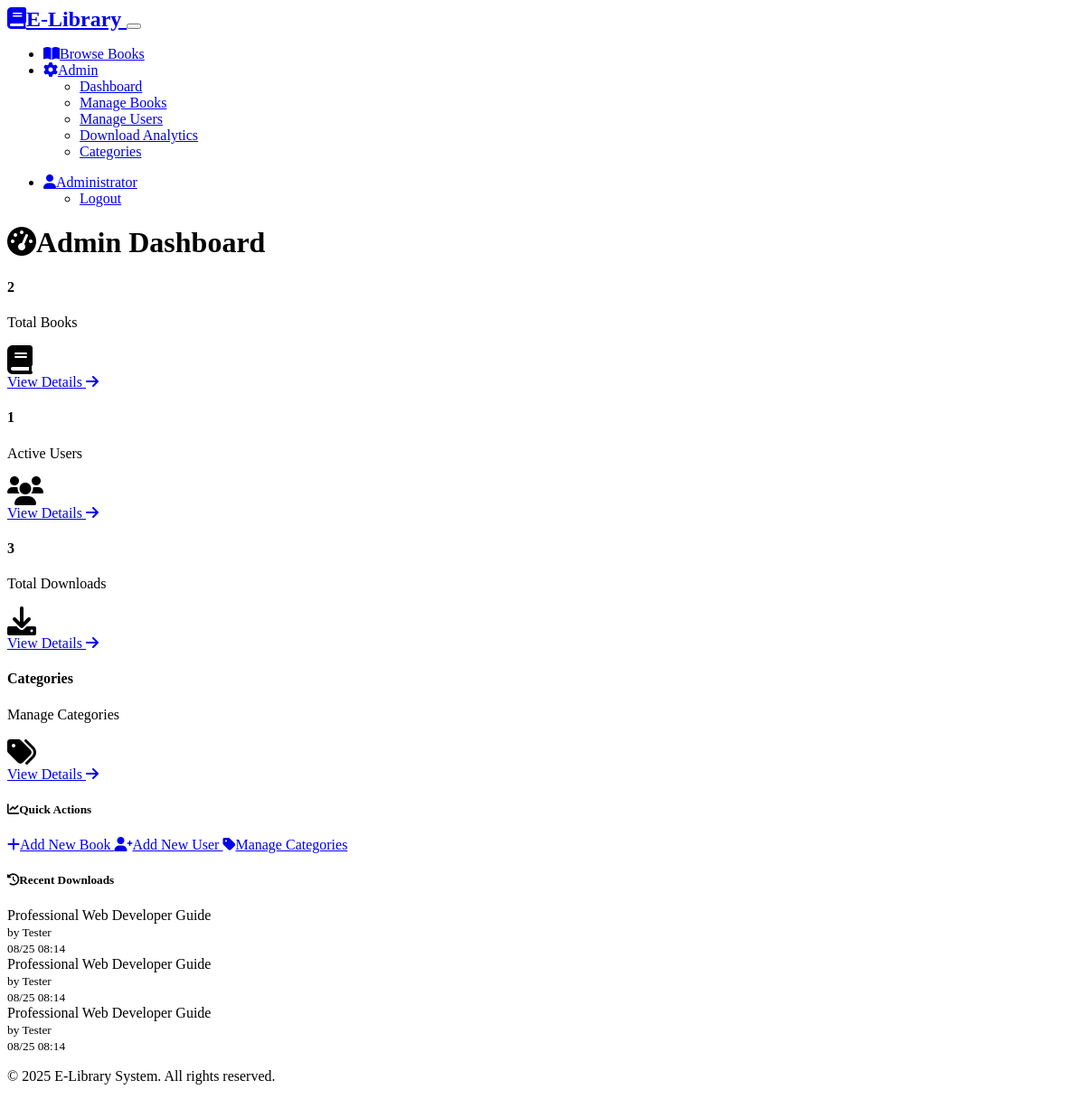
The page /admin (signed in) on the database its author committed.
### models.py (models this page shows, shortened)
class User(UserMixin, db.Model):
    __tablename__ = 'users'
    id = db.Column(db.Integer, primary_key=True)
    username = db.Column(db.String(80), unique=True, nullable=False)
    email = db.Column(db.String(120), unique=True, nullable=False)
    full_name = db.Column(db.String(200), nullable=False)
    password_hash = db.Column(db.String(256), nullable=False)
    is_admin = db.Column(db.Boolean, default=False, nullable=False)
    created_at = db.Column(db.DateTime, default=datetime.utcnow)
    last_login = db.Column(db.DateTime)
    uploads = db.relationship('Book', backref='uploader_user', lazy=True, foreign_keys='Book.uploaded_by')
    downloads = db.relationship('Download', backref='user', lazy=True)

class Download(db.Model):
    __tablename__ = 'downloads'
    id = db.Column(db.Integer, primary_key=True)
    downloaded_at = db.Column(db.DateTime, default=datetime.utcnow)
    ip_address = db.Column(db.String(45))  # IPv6 compatible
    user_id = db.Column(db.Integer, db.ForeignKey('users.id'), nullable=False)
    book_id = db.Column(db.Integer, db.ForeignKey('books.id'), nullable=False)

class Book(db.Model):
    __tablename__ = 'books'
    id = db.Column(db.Integer, primary_key=True)
    title = db.Column(db.String(200), nullable=False)
    author = db.Column(db.String(200), nullable=False)
    description = db.Column(db.Text)
    filename = db.Column(db.String(255), nullable=False)
    file_path = db.Column(db.String(500), nullable=False)
    file_size = db.Column(db.Integer)  # in bytes
    cover_image = db.Column(db.String(255))  # cover image filename
    cover_path = db.Column(db.String(500))   # full path to cover image
    uploaded_at = db.Column(db.DateTime, default=datetime.utcnow)
    category_id = db.Column(db.Integer, db.ForeignKey('categories.id'), nullable=False)
    uploaded_by = db.Column(db.Integer, db.ForeignKey('users.id'), nullable=False)
    downloads = db.relationship('Download', backref='book', lazy=True, cascade='all, delete-orphan')

### routes.py (the view)
@app.route('/admin')
@login_required
def admin_dashboard():
    if not current_user.is_admin:
        flash('Access denied. Admin privileges required.', 'danger')
        return redirect(url_for('index'))
    total_books = Book.query.count()
    total_users = User.query.filter_by(is_admin=False).count()
    total_downloads = Download.query.count()
    recent_downloads = Download.query.order_by(Download.downloaded_at.desc()).limit(5).all()
    return render_template('admin/dashboard.html',
                         total_books=total_books,
                         total_users=total_users,
                         total_downloads=total_downloads,
                         recent_downloads=recent_downloads)

### app.py (called while the page is built)
@login_manager.user_loader
def load_user(user_id):
    from models import User
    return User.query.get(int(user_id))

### templates/admin/dashboard.html (shortened to what this page needs)
{% extends "base.html" %}
{% block content %}
<div class="row">
    <div class="col-12">
        <h1 class="mb-4">
            <i class="fas fa-tachometer-alt me-2"></i>Admin Dashboard
        </h1>
    </div>
</div>
<div class="row mb-4">
    <div class="col-md-3 mb-3">
        <div class="card bg-primary text-white">
            <div class="card-body">
                <div class="d-flex justify-content-between">
                    <div>
                        <h4 class="card-title">{{ total_books }}</h4>
                        <p class="card-text">Total Books</p>
                    </div>
                    <div class="align-self-center">
                        <i class="fas fa-book fa-2x"></i>
                    </div>
                </div>
            </div>
            <div class="card-footer">
                <a href="{{ url_for('admin_books') }}" class="text-white text-decoration-none">
                    View Details <i class="fas fa-arrow-right"></i>
                </a>
            </div>
        </div>
    </div>
    <div class="col-md-3 mb-3">
        <div class="card bg-success text-white">
            <div class="card-body">
                <div class="d-flex justify-content-between">
                    <div>
                        <h4 class="card-title">{{ total_users }}</h4>
                        <p class="card-text">Active Users</p>
                    </div>
                    <div class="align-self-center">
                        <i class="fas fa-users fa-2x"></i>
                    </div>
                </div>
            </div>
            <div class="card-footer">
                <a href="{{ url_for('admin_users') }}" class="text-white text-decoration-none">
                    View Details <i class="fas fa-arrow-right"></i>
                </a>
            </div>
        </div>
    </div>
    <div class="col-md-3 mb-3">
        <div class="card bg-info text-white">
            <div class="card-body">
                <div class="d-flex justify-content-between">
                    <div>
                        <h4 class="card-title">{{ total_downloads }}</h4>
                        <p class="card-text">Total Downloads</p>
                    </div>
                    <div class="align-self-center">
                        <i class="fas fa-download fa-2x"></i>
                    </div>
                </div>
            </div>
            <div class="card-footer">
                <a href="{{ url_for('admin_downloads') }}" class="text-white text-decoration-none">
                    View Details <i class="fas fa-arrow-right"></i>
                </a>
            </div>
        </div>
    </div>
    <div class="col-md-3 mb-3">
        <div class="card bg-warning text-dark">
            <div class="card-body">
                <div class="d-flex justify-content-between">
                    <div>
                        <h4 class="card-title">Categories</h4>
                        <p class="card-text">Manage Categories</p>
                    </div>
                    <div class="align-self-center">
                        <i class="fas fa-tags fa-2x"></i>
                    </div>
                </div>
            </div>
            <div class="card-footer">
                <a href="{{ url_for('admin_categories') }}" class="text-dark text-decoration-none">
                    View Details <i class="fas fa-arrow-right"></i>
                </a>
            </div>
        </div>
    </div>
</div>
<div class="row">
    <div class="col-md-6">
        <div class="card">
            <div class="card-header">
                <h5 class="mb-0">
                    <i class="fas fa-chart-line me-2"></i>Quick Actions
                </h5>
            </div>
            <div class="card-body">
                <div class="d-grid gap-2">
                    <a href="{{ url_for('admin_add_book') }}" class="btn btn-primary">
                        <i class="fas fa-plus me-2"></i>Add New Book
                    </a>
                    <a href="{{ url_for('admin_add_user') }}" class="btn btn-success">
                        <i class="fas fa-user-plus me-2"></i>Add New User
                    </a>
                    <a href="{{ url_for('admin_categories') }}" class="btn btn-warning">
                        <i class="fas fa-tag me-2"></i>Manage Categories
                    </a>
                </div>
            </div>
        </div>
    </div>
    <div class="col-md-6">
        <div class="card">
            <div class="card-header">
                <h5 class="mb-0">
                    <i class="fas fa-history me-2"></i>Recent Downloads
                </h5>
            </div>
            <div class="card-body">
                {% if recent_downloads %}
                <div class="list-group list-group-flush">
                    {% for download in recent_downloads %}
                    <div class="list-group-item d-flex justify-content-between align-items-start">
                        <div class="ms-2 me-auto">
                            <div class="fw-bold">{{ download.book.title }}</div>
                            <small class="text-muted">by {{ download.user.full_name }}</small>
                        </div>
                        <small class="text-muted">{{ download.downloaded_at.strftime('%m/%d %H:%M') }}</small>
                    </div>
                    {% endfor %}
                </div>
                {% else %}
                <p class="text-muted text-center">No recent downloads</p>
                {% endif %}
            </div>
        </div>
    </div>
</div>
{% endblock %}

### templates/base.html (shortened to what this page needs)
<!DOCTYPE html>
<html lang="en" data-bs-theme="dark">
<head>
    <link href="https://cdn.replit.com/agent/bootstrap-agent-dark-theme.min.css" rel="stylesheet">
    <link href="https://cdnjs.cloudflare.com/ajax/libs/font-awesome/6.0.0/css/all.min.css" rel="stylesheet">
    <link href="{{ url_for('static', filename='css/style.css') }}" rel="stylesheet">
</head>
<body>
    <nav class="navbar navbar-expand-lg navbar-dark bg-dark">
        <div class="container">
            <a class="navbar-brand" href="{{ url_for('index') }}">
                <i class="fas fa-book me-2"></i>E-Library
            </a>
            <button class="navbar-toggler" type="button" data-bs-toggle="collapse" data-bs-target="#navbarNav">
            </button>
            <div class="collapse navbar-collapse" id="navbarNav">
                <ul class="navbar-nav me-auto">
                    <li class="nav-item">
                        <a class="nav-link" href="{{ url_for('books') }}">
                            <i class="fas fa-book-open me-1"></i>Browse Books
                        </a>
                    </li>
                    {% if current_user.is_authenticated and current_user.is_admin %}
                    <li class="nav-item dropdown">
                        <a class="nav-link dropdown-toggle" href="#" id="adminDropdown" role="button" data-bs-toggle="dropdown">
                            <i class="fas fa-cog me-1"></i>Admin
                        </a>
                        <ul class="dropdown-menu">
                            <li><a class="dropdown-item" href="{{ url_for('admin_dashboard') }}">Dashboard</a></li>
                            <li><a class="dropdown-item" href="{{ url_for('admin_books') }}">Manage Books</a></li>
                            <li><a class="dropdown-item" href="{{ url_for('admin_users') }}">Manage Users</a></li>
                            <li><a class="dropdown-item" href="{{ url_for('admin_downloads') }}">Download Analytics</a></li>
                            <li><a class="dropdown-item" href="{{ url_for('admin_categories') }}">Categories</a></li>
                        </ul>
                    </li>
                    {% endif %}
                </ul>
                <ul class="navbar-nav">
                    {% if current_user.is_authenticated %}
                    <li class="nav-item dropdown">
                        <a class="nav-link dropdown-toggle" href="#" id="userDropdown" role="button" data-bs-toggle="dropdown">
                            <i class="fas fa-user me-1"></i>{{ current_user.full_name }}
                        </a>
                        <ul class="dropdown-menu dropdown-menu-end">
                            <li><a class="dropdown-item" href="{{ url_for('logout') }}">Logout</a></li>
                        </ul>
                    </li>
                    {% else %}
                    <li class="nav-item">
                        <a class="nav-link" href="{{ url_for('login') }}">
                            <i class="fas fa-sign-in-alt me-1"></i>Login
                        </a>
                    </li>
                    {% endif %}
                </ul>
            </div>
        </div>
    </nav>
    <main class="py-4">
        <div class="container">
            {% block content %}{% endblock %}
        </div>
    </main>
    <footer class="bg-dark text-light py-4 mt-5">
        <div class="container text-center">
            <p>&copy; 2025 E-Library System. All rights reserved.</p>
        </div>
    </footer>
</body>
</html>

### static/css/style.css (style rules this page uses)
.card { transition: transform 0.2s ease-in-out, box-shadow 0.2s ease-in-out; }
.navbar-brand { font-weight: bold; font-size: 1.5rem; }
.btn { font-weight: 500; transition: all 0.2s ease-in-out; }
.list-group-item { border-left: none; border-right: none; }
.list-group-item:first-child { border-top: none; }
.list-group-item:last-child { border-bottom: none; }
.card-footer { background-color: transparent; border-top: 1px solid var(--bs-border-color); }
[data-bs-theme="dark"] .card { background-color: var(--bs-dark); border-color: var(--bs-border-color); }
[data-bs-theme="dark"] .list-group-item { background-color: transparent; border-color: var(--bs-border-color); }

### rows shown on the page
User: full_name "Administrator"
Download: book "Professional Web Developer Guide", user.full_name "Tester", downloaded_at "08/25 08:14"
Download: book "Professional Web Developer Guide", user.full_name "Tester", downloaded_at "08/25 08:14"
Download: book "Professional Web Developer Guide", user.full_name "Tester", downloaded_at "08/25 08:14"

### other values the page prints
{{ total_books }} "2"
{{ total_users }} "1"
{{ total_downloads }} "3"
